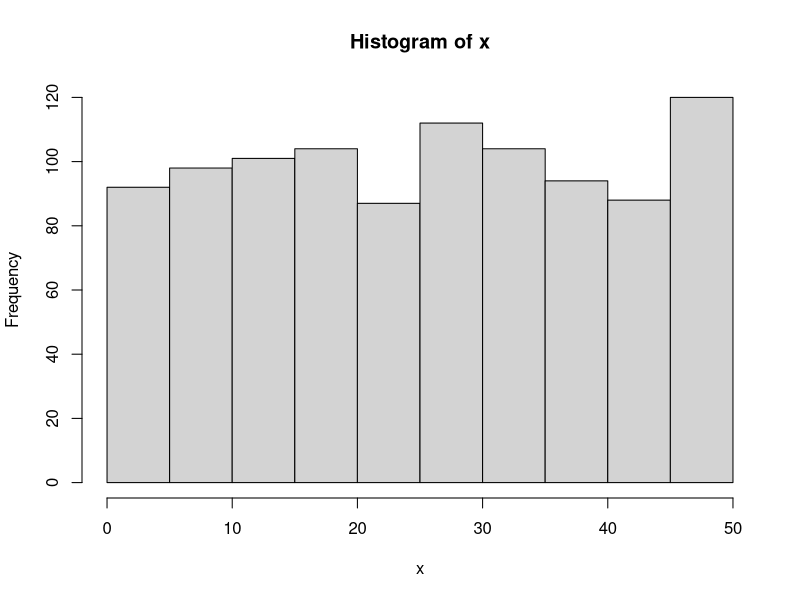
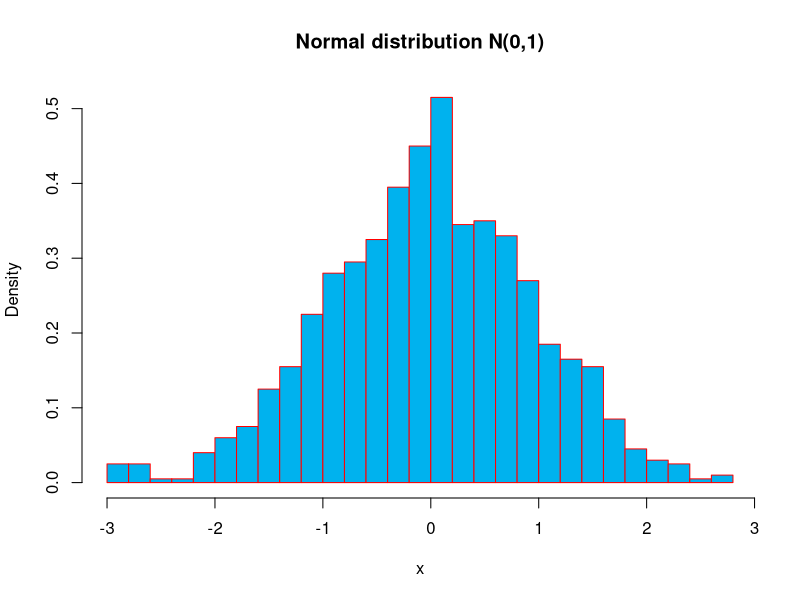
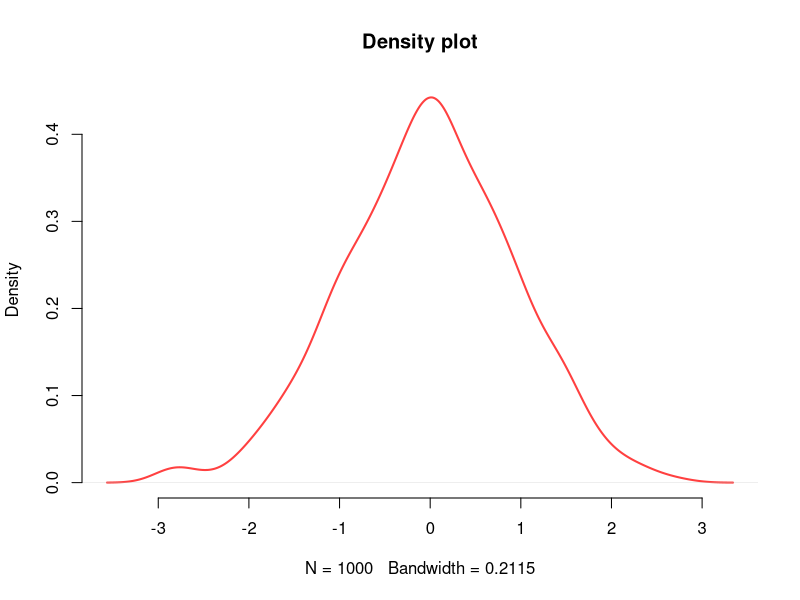
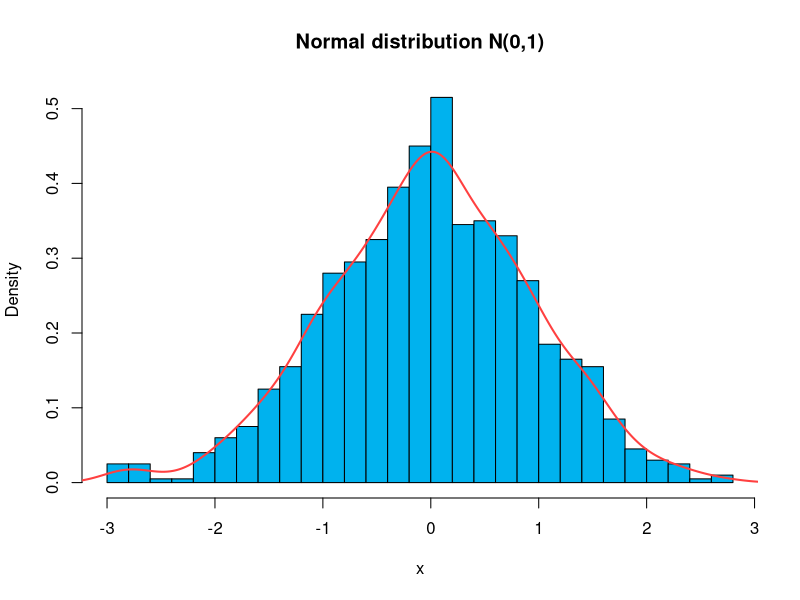

The R source for these figures, in order:
# 6.3 Histograms & density plots

# simple histogram

set.seed("1234")
x <- runif(n = 1000, min = 0, max = 50)  # generate some random numbers
hist(x)

# add colors and labels
x <- rnorm(n = 1000, mean = 0, sd = 1)
hist(x = x,
     main = "Normal distribution N(0,1)",
     col = "deepskyblue2",
     border = "red",
     breaks = 30, 
     freq = F)

# draw density plot
d <- density(x)
plot(d, 
     main = "Density plot", 
     frame = F, 
     col = "brown1", 
     lwd = 2)

# combine histogram and density plot
hist(x = x,
     main = "Normal distribution N(0,1)",
     col = "deepskyblue2",
     border = "black",
     breaks = 30, 
     freq = F)
lines(d, 
     col = "brown1", 
     lwd = 2)

graphics.off()
